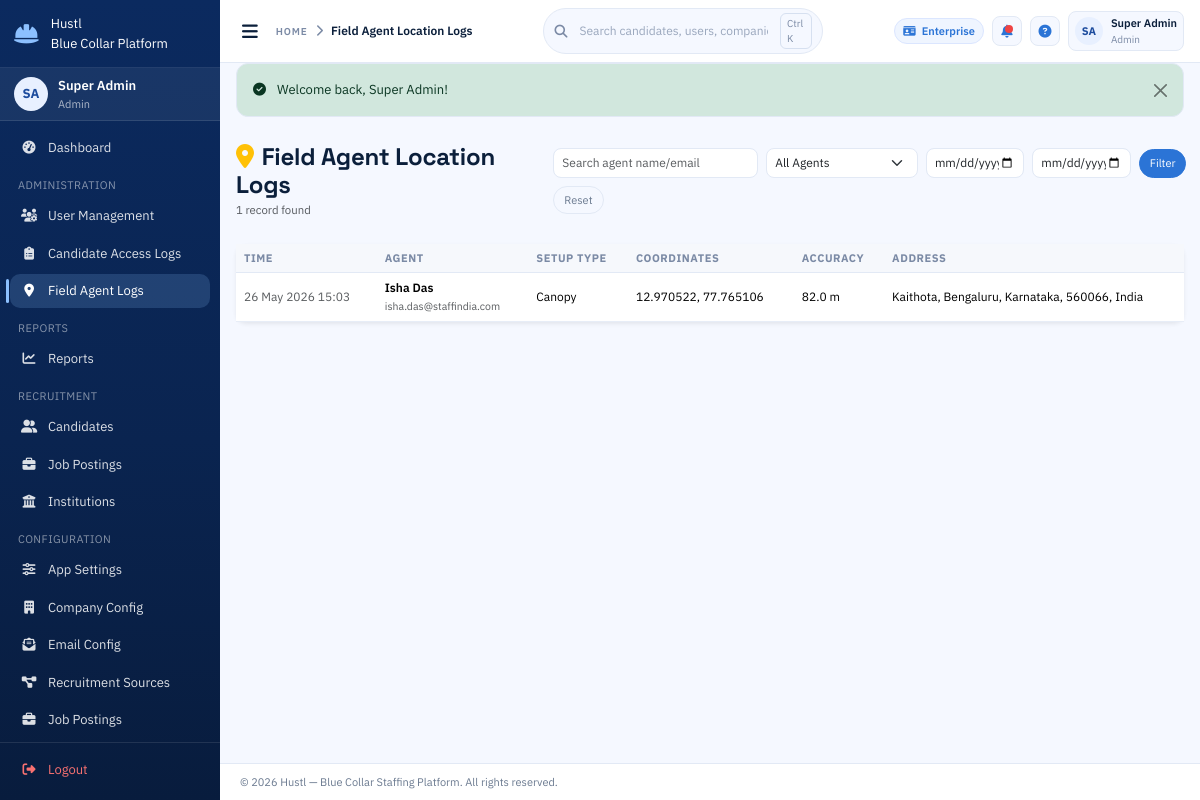
Page /admin/field-agent-locations (signed in) on the committed database.
### models/user.py (models this page shows, shortened)
class User(Base):
    __tablename__ = "users"
    id = Column(Integer, primary_key=True, index=True)
    username = Column(String(50), unique=True, nullable=False, index=True)
    email = Column(String(100), unique=True, nullable=False, index=True)
    hashed_password = Column(String(255), nullable=False)
    seed_password = Column(String(255), nullable=True)
    role = Column(Enum(UserRole), nullable=False)
    license_type = Column(Enum(LicenseType), default=LicenseType.BASIC, nullable=False)
    full_name = Column(String(100), nullable=False)
    phone = Column(String(20), nullable=True)
    employee_id = Column(String(50), unique=True, nullable=True, index=True)
    date_of_birth = Column(DateTime, nullable=True)
    gender = Column(String(10), nullable=True)
    address = Column(Text, nullable=True)
    qualification = Column(String(100), nullable=True)
    experience_years = Column(Integer, nullable=True)
    department = Column(String(100), nullable=True)
    emergency_contact = Column(String(100), nullable=True)
    joining_date = Column(DateTime, nullable=True)
    reporting_manager = Column(String(100), nullable=True)
    is_active = Column(Boolean, default=True, nullable=False)
    is_verified = Column(Boolean, default=False, nullable=False)
    created_at = Column(DateTime, default=datetime.utcnow, nullable=False)
    updated_at = Column(DateTime, default=datetime.utcnow, onupdate=datetime.utcnow)
    last_login = Column(DateTime, nullable=True)
    created_by_id = Column(Integer, ForeignKey("users.id"), nullable=True)
    created_by = relationship("User", remote_side=[id], foreign_keys=[created_by_id])
    candidates_registered = relationship(
        "Candidate",
        back_populates="registered_by",
        foreign_keys="Candidate.registered_by_id",
    )

### models/field_agent_location.py (models this page shows)
class FieldAgentLocationLog(Base):
    __tablename__ = "field_agent_location_logs"
    id = Column(Integer, primary_key=True, index=True)
    user_id = Column(Integer, ForeignKey("users.id"), nullable=False, index=True)
    latitude = Column(Float, nullable=False)
    longitude = Column(Float, nullable=False)
    accuracy_m = Column(Float, nullable=True)
    address = Column(String(255), nullable=True)
    setup_type = Column(String(60), nullable=True)
    recorded_at = Column(DateTime, default=datetime.utcnow, nullable=False)
    user = relationship("User")

### routers/admin.py (the view)
@router.get("/field-agent-locations")
async def field_agent_locations(
    request: Request,
    db: Session = Depends(get_db),
    page: int = 1,
    search: str = "",
    agent_id: str = "",
    date_from: str = "",
    date_to: str = "",
):
    user, redir = require_auth(request, db, *ADMIN_ROLES)
    if redir:
        return redir
    query = (
        db.query(FieldAgentLocationLog, User)
        .join(User, FieldAgentLocationLog.user_id == User.id)
        .filter(User.role == UserRole.FIELD_AGENT)
    )
    if search:
        query = query.filter(
            (User.full_name.ilike(f"%{search}%")) |
            (User.email.ilike(f"%{search}%"))
        )
    if agent_id and agent_id.isdigit():
        query = query.filter(User.id == int(agent_id))
    ist = timezone(timedelta(hours=5, minutes=30))
    if date_from:
        try:
            start_date = date.fromisoformat(date_from)
            start_dt = datetime.combine(start_date, time.min, tzinfo=ist).astimezone(timezone.utc)
            query = query.filter(FieldAgentLocationLog.recorded_at >= start_dt)
        except ValueError:
            pass
    if date_to:
        try:
            end_date = date.fromisoformat(date_to)
            end_dt = datetime.combine(end_date, time.max, tzinfo=ist).astimezone(timezone.utc)
            query = query.filter(FieldAgentLocationLog.recorded_at <= end_dt)
        except ValueError:
            pass
    total = query.count()
    per_page = settings.ITEMS_PER_PAGE
    rows = (
        query
        .order_by(FieldAgentLocationLog.recorded_at.desc())
        .offset((page - 1) * per_page)
        .limit(per_page)
        .all()
    )
    logs = [{"log": log, "user": log_user} for log, log_user in rows]
    agents = (
        db.query(User)
        .filter(User.role == UserRole.FIELD_AGENT, User.is_active == True)
        .order_by(User.full_name)
        .all()
    )
    ctx = build_template_context(
        request, db,
        logs=logs,
        total=total,
        page=page,
        per_page=per_page,
        total_pages=(total + per_page - 1) // per_page,
        search=search,
        agent_id=agent_id,
        date_from=date_from,
        date_to=date_to,
        agents=agents,
        page_title="Field Agent Location Logs",
    )
    return templates.TemplateResponse("admin/field_agent_locations.html", ctx)

### templates/admin/field_agent_locations.html (shortened to what this page needs)
{% extends "base.html" %}
{% block content %}
<div class="d-flex justify-content-between align-items-center mb-4">
  <div>
    <h4 class="fw-bold mb-0"><i class="fas fa-location-dot text-warning me-2"></i>Field Agent Location Logs</h4>
    <small class="text-muted">{{ total }} record{{ 's' if total != 1 else '' }} found</small>
  </div>
  <form method="GET" action="/admin/field-agent-locations" class="row g-2 align-items-end">
    <div class="col-12 col-md-4">
      <input type="text" name="search" class="form-control form-control-sm" placeholder="Search agent name/email"
             value="{{ search }}" />
    </div>
    <div class="col-12 col-md-3">
      <select name="agent_id" class="form-select form-select-sm">
        <option value="">All Agents</option>
      </select>
    </div>
    <div class="col-6 col-md-2">
      <input type="date" name="date_from" class="form-control form-control-sm" value="{{ date_from }}" />
    </div>
    <div class="col-6 col-md-2">
      <input type="date" name="date_to" class="form-control form-control-sm" value="{{ date_to }}" />
    </div>
    <div class="col-12 col-md-1 d-grid">
      <button type="submit" class="btn btn-sm btn-primary">Filter</button>
    </div>
    <div class="col-12 col-md-1 d-grid">
      <a href="/admin/field-agent-locations" class="btn btn-sm btn-outline-secondary">Reset</a>
    </div>
  </form>
</div>
<div class="card border-0 shadow-sm">
  <div class="card-body p-0">
    <div class="table-responsive">
      <table class="table table-hover align-middle mb-0">
        <thead class="table-dark">
          <tr>
            <th>Time</th>
            <th>Agent</th>
            <th>Setup Type</th>
            <th>Coordinates</th>
            <th>Accuracy</th>
            <th>Address</th>
          </tr>
        </thead>
        <tbody>
          {% for row in logs %}
          <tr>
            <td class="small text-muted">{{ format_ist(row.log.recorded_at) }}</td>
            <td>
              <div class="fw-semibold">{{ row.user.full_name }}</div>
              <small class="text-muted">{{ row.user.email }}</small>
            </td>
            <td class="small">{{ row.log.setup_type or '—' }}</td>
            <td class="small">{{ row.log.latitude }}, {{ row.log.longitude }}</td>
            <td class="small">{{ row.log.accuracy_m | round(0) if row.log.accuracy_m is not none else '—' }} m</td>
            <td class="small" style="max-width: 260px;">
              {{ row.log.address or '—' }}
            </td>
          </tr>
          {% endfor %}
        </tbody>
      </table>
    </div>
  </div>
</div>
{% endblock %}

### templates/base.html (shortened to what this page needs)
<!DOCTYPE html>
<html lang="en">
<head>
  <link href="https://cdn.jsdelivr.net/npm/bootstrap@5.3.2/dist/css/bootstrap.min.css" rel="stylesheet" />
  <link href="https://cdnjs.cloudflare.com/ajax/libs/font-awesome/6.5.0/css/all.min.css" rel="stylesheet" />
  <link href="/static/css/style.css" rel="stylesheet" />
</head>
<body class="si-app">
  <aside id="sidebar" class="si-sidebar">
    <div class="si-brand">
      <i class="fas fa-hard-hat si-brand-icon"></i>
      <div>
        <div class="si-brand-name">Hustl</div>
        <div class="si-brand-sub">Blue Collar Platform</div>
      </div>
    </div>
    {% if current_user %}
    <div class="si-user-card">
      <div class="si-avatar">{{ current_user.initials }}</div>
      <div class="si-user-info">
        <div class="si-user-name">{{ current_user.full_name }}</div>
        <div class="si-user-role">{{ current_user.role_display }}</div>
      </div>
    </div>
    {% endif %}
    <nav class="si-nav">
      <a class="si-nav-link {% if request.url.path == '/dashboard' %}active{% endif %}"
         href="/dashboard">
        <i class="fas fa-tachometer-alt"></i><span>Dashboard</span>
      </a>
      {% if current_user and current_user.role.value == 'institution' %}
      <div class="si-nav-section">Institution</div>
      <a class="si-nav-link {% if '/institutions/students' in request.url.path %}active{% endif %}"
         href="/institutions/students">
        <i class="fas fa-user-graduate"></i><span>Current Students</span>
      </a>
      <a class="si-nav-link {% if request.url.path == '/institutions/past-students' %}active{% endif %}"
         href="/institutions/past-students">
        <i class="fas fa-user-clock"></i><span>Past Students</span>
      </a>
      <div class="si-nav-section">Bulk Upload</div>
      <a class="si-nav-link {% if request.url.path == '/institutions/bulk-upload' %}active{% endif %}"
         href="/institutions/bulk-upload">
        <i class="fas fa-file-upload"></i><span>Bulk Upload to Layam</span>
      </a>
      {% else %}
      {% if current_user and current_user.role.value == 'admin' %}
      <div class="si-nav-section">Administration</div>
      <a class="si-nav-link {% if '/admin/users' in request.url.path %}active{% endif %}"
         href="/admin/users">
        <i class="fas fa-users-cog"></i><span>User Management</span>
      </a>
      <a class="si-nav-link {% if request.url.path == '/admin/candidate-access-logs' %}active{% endif %}"
         href="/admin/candidate-access-logs">
        <i class="fas fa-clipboard-list"></i><span>Candidate Access Logs</span>
      </a>
      <a class="si-nav-link {% if '/admin/field-agent-locations' in request.url.path %}active{% endif %}"
         href="/admin/field-agent-locations">
        <i class="fas fa-location-dot"></i><span>Field Agent Logs</span>
      </a>
      {% endif %}
      {% if current_user %}
      <div class="si-nav-section">Reports</div>
      <a class="si-nav-link {% if '/reports' in request.url.path %}active{% endif %}"
         href="/reports">
        <i class="fas fa-chart-line"></i><span>Reports</span>
      </a>
      {% endif %}
      {% if current_user and current_user.role.value in ['admin','manager','recruiter','field_agent'] %}
      <div class="si-nav-section">Recruitment</div>
      <a class="si-nav-link {% if '/candidates' in request.url.path %}active{% endif %}"
         href="/candidates">
        <i class="fas fa-user-friends"></i><span>Candidates</span>
      </a>
      <a class="si-nav-link {% if '/jobs' in request.url.path %}active{% endif %}"
         href="/jobs">
        <i class="fas fa-briefcase"></i><span>Job Postings</span>
      </a>
      {% endif %}
      {% if current_user and current_user.role.value in ['admin','employer'] %}
      <a class="si-nav-link {% if '/institutions' in request.url.path %}active{% endif %}"
         href="/institutions">
        <i class="fas fa-university"></i><span>Institutions</span>
      </a>
      {% endif %}
      {% if current_user and current_user.role.value in ['admin','employer'] %}
      <div class="si-nav-section">Configuration</div>
      {% if current_user.role.value == 'admin' %}
      <a class="si-nav-link {% if request.url.path == '/config/app' %}active{% endif %}"
         href="/config/app">
        <i class="fas fa-sliders-h"></i><span>App Settings</span>
      </a>
      {% endif %}
      <a class="si-nav-link {% if request.url.path == '/config/company' %}active{% endif %}"
         href="/config/company">
        <i class="fas fa-building"></i><span>Company Config</span>
      </a>
      <a class="si-nav-link {% if request.url.path == '/config/email' %}active{% endif %}"
         href="/config/email">
        <i class="fas fa-envelope-open-text"></i><span>Email Config</span>
      </a>
      <a class="si-nav-link {% if '/config/recruitment-sources' in request.url.path %}active{% endif %}"
         href="/config/recruitment-sources">
        <i class="fas fa-project-diagram"></i><span>Recruitment Sources</span>
      </a>
      <a class="si-nav-link {% if '/jobs' in request.url.path %}active{% endif %}"
         href="/jobs">
        <i class="fas fa-briefcase"></i><span>Job Postings</span>
      </a>
      <a class="si-nav-link {% if '/config/job-profiles' in request.url.path %}active{% endif %}"
         href="/config/job-profiles">
      </a>
      {% endif %}
      {% endif %}
    </nav>
    <div class="si-sidebar-footer">
      <a class="si-nav-link si-logout" href="/logout">
        <i class="fas fa-sign-out-alt"></i><span>Logout</span>
      </a>
    </div>
  </aside>
  <div id="main" class="si-main">
    <header class="si-topbar">
      <div class="si-topbar-left">
        <button class="si-toggle-btn" id="sidebarToggle" title="Toggle sidebar">
          <i class="fas fa-bars"></i>
        </button>
        <div class="si-breadcrumb">
          <span class="si-breadcrumb-label">Home</span>
          <i class="fas fa-chevron-right"></i>
          <span class="si-breadcrumb-current">{{ page_title or 'Dashboard' }}</span>
        </div>
      </div>
      <div class="si-topbar-center">
        <div class="si-search">
          <i class="fas fa-search"></i>
          <input type="text" placeholder="Search candidates, users, companies" />
          <span class="si-search-kbd">Ctrl K</span>
        </div>
      </div>
      <div class="si-topbar-right">
        {% if current_user %}
        <span class="si-chip si-license-badge">
          <i class="fas fa-id-card"></i>
          {{ current_user.license_type.value | title }}
        </span>
        <button class="si-icon-btn" title="Notifications">
          <span class="si-dot"></span>
        </button>
        <button class="si-icon-btn" title="Help">
          <i class="fas fa-circle-question"></i>
        </button>
        <div class="si-profile">
          <div class="si-avatar-sm">{{ current_user.initials }}</div>
          <div class="si-profile-meta">
            <div class="si-profile-name">{{ current_user.full_name }}</div>
            <div class="si-profile-role">{{ current_user.role_display }}</div>
          </div>
        </div>
        {% endif %}
      </div>
    </header>
    <div class="si-flash-zone">
      {% for msg in flash_messages %}
      <div class="alert alert-{{ 'danger' if msg.category == 'error' else msg.category }} alert-dismissible fade show si-alert" role="alert">
        {% if msg.category == 'success' %}<i class="fas fa-check-circle me-2"></i>
        {% elif msg.category == 'danger' %}<i class="fas fa-exclamation-circle me-2"></i>
        {% elif msg.category == 'warning' %}<i class="fas fa-exclamation-triangle me-2"></i>
        {% else %}<i class="fas fa-info-circle me-2"></i>{% endif %}
        {{ msg.message }}
        <button type="button" class="btn-close" data-bs-dismiss="alert"></button>
      </div>
      {% endfor %}
    </div>
    <main class="si-content">
      {% block content %}{% endblock %}
    </main>
    <footer class="si-footer">
      &copy; 2026 Hustl &mdash; Blue Collar Staffing Platform. All rights reserved.
    </footer>
  </div>
</body>
</html>

### rows in the picture
User: initials "SA", full_name "Super Admin", role_display "Admin", license_type.value "Enterprise"
FieldAgentLocationLog: recorded_at "26 May 2026 15:03", log "Canopy", log.latitude "12.970522", log.longitude "77.765106", log.accuracy_m "82.0", log "Kaithota, Bengaluru, Karnataka, 560066, India"
User: user.full_name "Isha Das", user.email "isha.das@staffindia.com"

### other values in the picture
{{ page_title or 'Dashboard' }} "Field Agent Location Logs"
{{ msg.message }} "Welcome back, Super Admin!"
{{ total }} "1"
